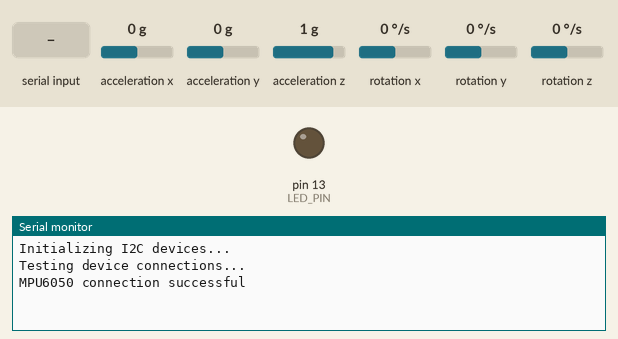
Recording of a sketch running on a simulated Arduino Uno, built with avr-gcc and run on an emulated ATmega328P. On the bench: output pins drawn as LEDs (lit = HIGH), the last lines printed to the serial monitor. The inputs (shaded band) are chosen by the test bench; at power-on: acceleration x 0 g, acceleration y 0 g, acceleration z 1 g, rotation x 0 °/s, rotation y 0 °/s, rotation z 0 °/s.

Above: at 2.2 s.
2.3 s: "i" received over Serial
At 3.3 s:
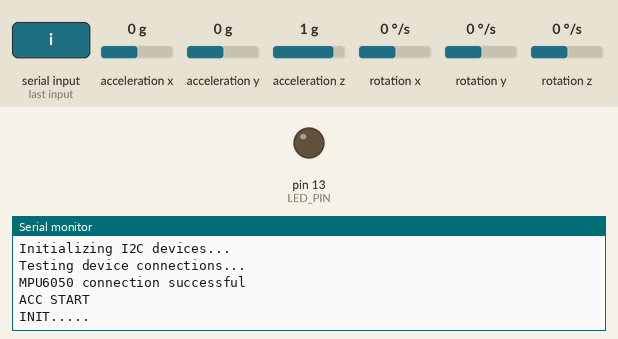
At 8.0 s:
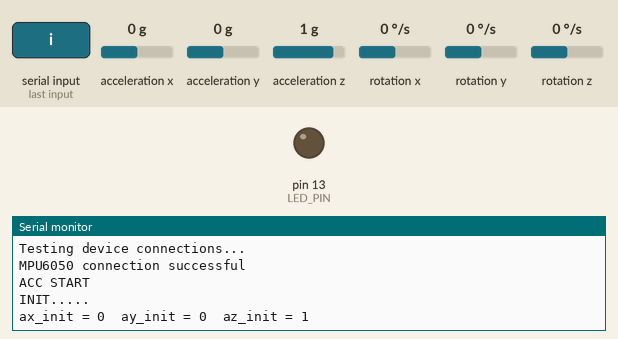

The sketch:

MPU9150_test2.ino
```cpp
// I2C device class (I2Cdev) demonstration Arduino sketch for MPU9150
// 1/4/2013 original by Jeff Rowberg <jeff@rowberg.net> at https://github.com/jrowberg/i2cdevlib
//          modified by Aaron Weiss <aaron@sparkfun.com>
//
// Changelog:
//     2011-10-07 - initial release
//     2013-1-4 - added raw magnetometer output

/* ============================================
 I2Cdev device library code is placed under the MIT license

 Permission is hereby granted, free of charge, to any person obtaining a copy
 of this software and associated documentation files (the "Software"), to deal
 in the Software without restriction, including without limitation the rights
 to use, copy, modify, merge, publish, distribute, sublicense, and/or sell
 copies of the Software, and to permit persons to whom the Software is
 furnished to do so, subject to the following conditions:

 The above copyright notice and this permission notice shall be included in
 all copies or substantial portions of the Software.

 THE SOFTWARE IS PROVIDED "AS IS", WITHOUT WARRANTY OF ANY KIND, EXPRESS OR
 IMPLIED, INCLUDING BUT NOT LIMITED TO THE WARRANTIES OF MERCHANTABILITY,
 FITNESS FOR A PARTICULAR PURPOSE AND NONINFRINGEMENT. IN NO EVENT SHALL THE
 AUTHORS OR COPYRIGHT HOLDERS BE LIABLE FOR ANY CLAIM, DAMAGES OR OTHER
 LIABILITY, WHETHER IN AN ACTION OF CONTRACT, TORT OR OTHERWISE, ARISING FROM,
 OUT OF OR IN CONNECTION WITH THE SOFTWARE OR THE USE OR OTHER DEALINGS IN
 THE SOFTWARE.
 ===============================================
 */

// Arduino Wire library is required if I2Cdev I2CDEV_ARDUINO_WIRE implementation
// is used in I2Cdev.h
#include "Wire.h"

// I2Cdev and MPU6050 must be installed as libraries, or else the .cpp/.h files
// for both classes must be in the include path of your project
#include "I2Cdev.h"
#include "MPU6050.h"

// class default I2C address is 0x68
// specific I2C addresses may be passed as a parameter here
// AD0 low = 0x68 (default for InvenSense evaluation board)
// AD0 high = 0x69
MPU6050 accelgyro;

int16_t ax, ay, az;
int16_t gx, gy, gz;
int16_t mx, my, mz;

#define LED_PIN 13
#define DBG 1

bool blinkState = false;

int mode = 0;
long ax_ave, ay_ave, az_ave;
long gx_ave, gy_ave, gz_ave;
long ax_init, ay_init, az_init;
long gx_init, gy_init, gz_init;

void setup() {
  Wire.begin();
  Serial.begin(115200);
  delay(1000);


  Serial.println("Initializing I2C devices...");
  accelgyro.initialize();
  Serial.println("Testing device connections...");
  Serial.println(accelgyro.testConnection() ? "MPU6050 connection successful" : "MPU6050 connection failed");
  pinMode(LED_PIN, OUTPUT);


}

void loop() {

  SerialCheck();


  switch (mode){
  case 0: // do nothing.
    break;

  case 1: // Acc
    mode = 1;
    AveAcc(50);
    break;

  case 2: //gyro
    mode = 2;
    break;
  }

}

void AveAcc(int n) {
  for (int i = 1 ; i < (n + 1); i++){
    accelgyro.getAcceleration(&ax, &ay, &az);
    ax_ave += ax;
    ay_ave += ay;
    az_ave += az;
   delay(3);
  }
  ax_ave = ax_ave / n - ax_init;
  ay_ave = ay_ave / n - ay_init;
  az_ave = az_ave / n - az_init;
  //az_ave = az_ave / n;


  #if DBG
  Serial.print("ax_ave = ");
  Serial.print(ax_ave);
  Serial.print("\t");

  Serial.print("ay_ave = ");
  Serial.print(ay_ave);
  Serial.print("\t");

  Serial.print("ax_ave = ");
  Serial.print(az_ave);
  Serial.print("\t");


  Serial.println("");
#endif


}


void InitAcc(int n){

    Serial.println("");
    Serial.println("INIT.....");
    Serial.println("");


  for (int i = 1 ; i < (n + 1); i++){
//    accelgyro.getMotion9(&ax, &ay, &az, &gx, &gy, &gz, &mx, &my, &mz);
        accelgyro.getAcceleration(&ax, &ay, &az);

    ax_init += ax;
    ay_init += ay;
    az_init += az;


    delay(3);
//    gx_init += gx;
//    gy_init += gy;
//    gz_init += gz;
  }

  ax_init = ax_init / n;
  ay_init = ay_init / n;
  az_init = (az_init / n) -16383;
//  gx_init = gx_init / n;
//  gy_init = gy_init / n;
//  gz_init = gz_init / n;


#if DBG
  Serial.print("ax_init = ");
  Serial.print(ax_init);
  Serial.print("\t");

  Serial.print("ay_init = ");
  Serial.print(ay_init);
  Serial.print("\t");

  Serial.print("az_init = ");
  Serial.print(az_init);
  Serial.print("\t");
/*
  Serial.print("gx_init = ");
  Serial.print(gx_init);
  Serial.print("\t");

  Serial.print("gy_init = ");
  Serial.print(gy_init);
  Serial.print("\t");

  Serial.print("gz_init = ");
  Serial.print(gz_init);
*/
Serial.println("");
#endif
}


void InitGyro(){

}


int SerialCheck(){
  int m = 0;
  int incomingByte = 0;
  if(Serial.available()<= 0) return 0;
  incomingByte = Serial.read();

  // Serial.println(incomingByte,DEC);

  switch (incomingByte){

  case 105: //i
    mode = 0;

    Serial.println("");
    Serial.println("ACC START");
    Serial.println("");

    InitAcc(1000);
    break;

  case 97: //a
    mode = 1;
    break;

  case 103: //g
    mode = 2;
    break;

  case 115: //s
    mode = 0;

    Serial.println("");
    Serial.println("END");
    Serial.println("");


      break;
  }

#if DBG
//  Serial.print("Serial = ");
//  Serial.print((char)incomingByte);
//  Serial.print("\t");
//  Serial.print("mode = ");
//  Serial.print(mode);
//  Serial.println();
#endif

  return 1;

}
```

Measured:
- after the input at 2.3 s, the serial monitor: prints a new line at once (image 1)
